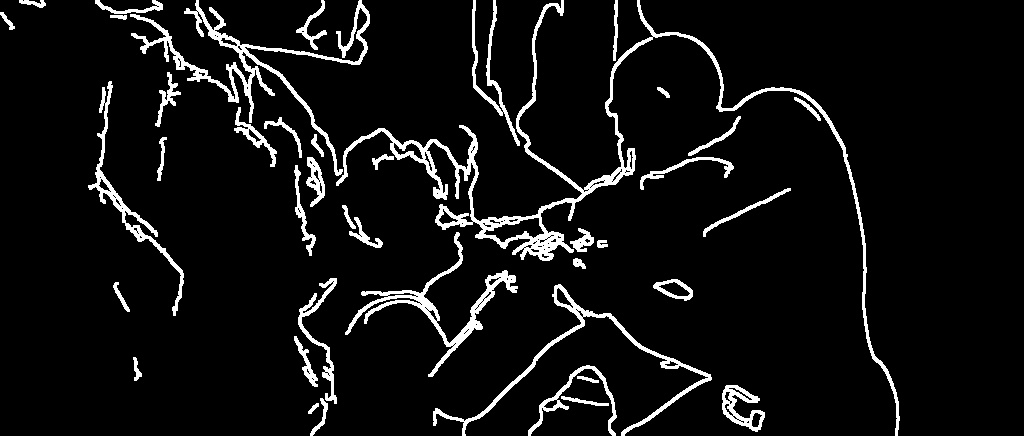
//> input picture CVTests/DepthMap/LAmCan.jpg, 1024 x 436 px, given in place of the camera
$ ./CannyDetector_demo   (built with g++ and OpenCV 4)
//> lines starting //> are read from the running program, lines starting //| are printed output that depends on the picture; after the words box and inside, x2 and y2 are one past the last pixel; in counts of white or black regions, pixels touching at a corner belong together
//> further down, tmp_frame is the input picture: 436 rows x 1024 cols, CV_8UC3; min 0, max 255, mean 17.1
### CVTests/CannyDetWCamNFloodAverage/sobol.h
// [19 lines of licence text are left out]

#ifndef SOBOL_H
#define SOBOL_H

#include <cassert>

namespace sobol {

struct Matrices
{
    static const unsigned num_dimensions = 1024;
    static const unsigned size = 52;
    static const unsigned matrices[];
};

// Compute one component of the Sobol'-sequence, where the component
// corresponds to the dimension parameter, and the index specifies
// the point inside the sequence. The scramble parameter can be used
// to permute elementary intervals, and might be chosen randomly to
// generate a randomized QMC sequence.
inline float sample(
    unsigned long long index,
    const unsigned dimension,
    const unsigned scramble = 0U)
{
    assert(dimension < Matrices::num_dimensions);

    unsigned result = scramble;
    for (unsigned i = dimension * Matrices::size; index; index >>= 1, ++i)
    {
        if (index & 1)
            result ^= Matrices::matrices[i];
    }

    return result * (1.f / (1ULL << 32));
}

} // namespace sobol

#endif

### CVTests/CannyDetWCamNCircleAverage/CannyDetector_demo.cpp
#include "opencv2/imgproc/imgproc.hpp"
#include "opencv2/highgui/highgui.hpp"
#include "opencv2/imgcodecs.hpp"
#include "opencv2/videoio.hpp"
#include "opencv2/video/background_segm.hpp"
#include "sobol.h"
#include <stdlib.h>
#include <stdio.h>
#include <iostream>

using namespace cv;
using namespace std;

/// Global variables

Mat tmp_frame, src_gray;
Mat dst, detected_edges;
Mat circle_mask;

VideoCapture cap;

int edgeThresh = 1;
int lowThreshold = 100;
int const max_lowThreshold = 100;
int ratio = 3;
int kernel_size = 3;

Mat image, mask;
int loDiff = 0, upDiff = 0;
int connectivity = 4;
int newMaskVal = 255;
int flags = connectivity + (newMaskVal << 8) +
                FLOODFILL_FIXED_RANGE;

int dilation_type = MORPH_RECT;
int dilation_size = 1;

int blur_kernel = 3;
int max_blur_kernel = 10;
/**
 * @function CannyThreshold
 * @brief Trackbar callback - Canny thresholds input with a ratio 1:3
 */

void CannyThreshold(int, void*)
{
  vector<vector<Point> > contours;
  vector<Vec4i> hierarchy;

  /// Reduce noise with a kernel 3x3
  blur( src_gray, detected_edges, Size(blur_kernel,blur_kernel) );
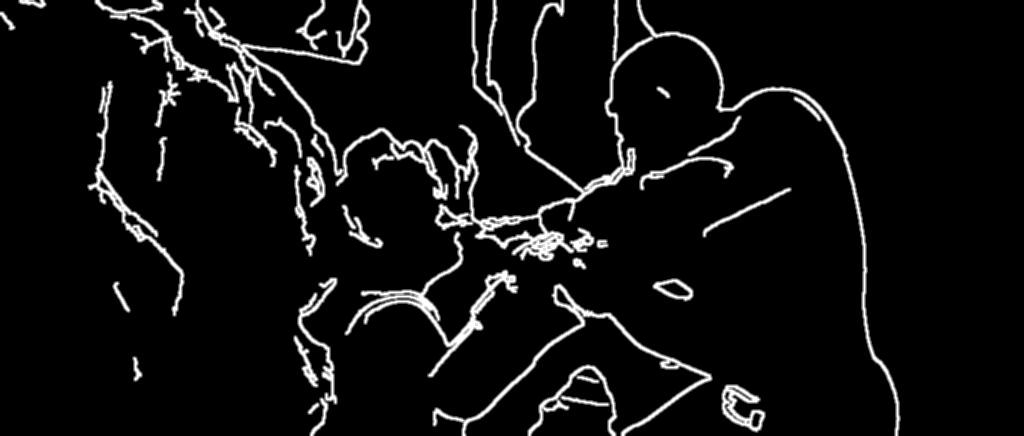
//> detected_edges: 436 rows x 1024 cols, CV_8UC1; min 0, max 255, mean 17.1

  /// Canny detector
  Canny( detected_edges, detected_edges, lowThreshold, lowThreshold*ratio, kernel_size );
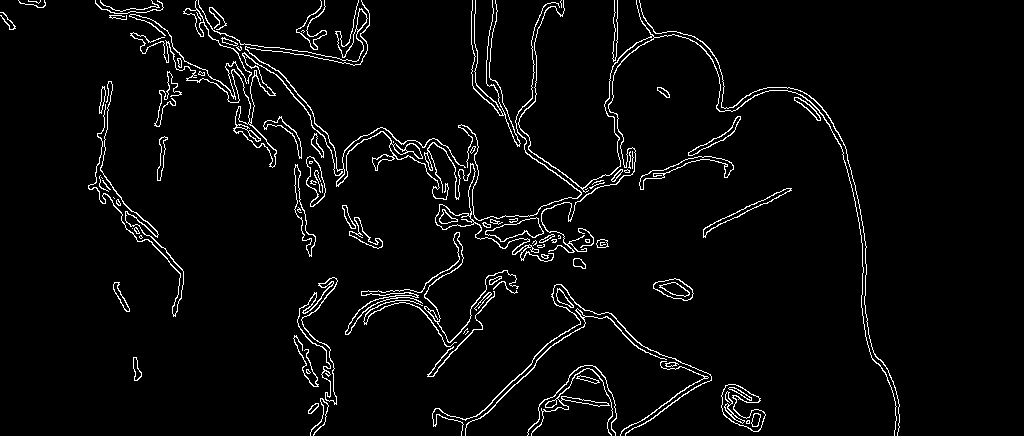
//> detected_edges: 436 rows x 1024 cols, CV_8UC1; 3.9% white in thin lines or dots, all inside (x1, y1, x2, y2) = (0, 0, 900, 436)
  Mat element = getStructuringElement( dilation_type,
                                       Size( 2*dilation_size + 1, 2*dilation_size+1 ),
                                       Point( dilation_size, dilation_size ) );
  /// Apply the dilation operation
  dilate( detected_edges, dst, element );
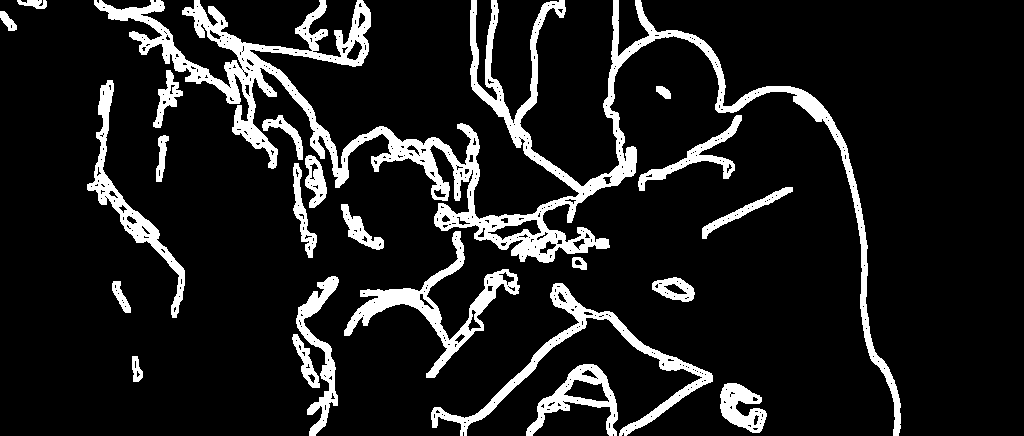
//> dst: 436 rows x 1024 cols, CV_8UC1; 12% white; 23 white regions, largest, box (x1, y1, x2, y2) and area: (94, 0, 901, 436) 28294, (431, 283, 713, 436) 4413, (344, 231, 520, 378) 4240
  cvtColor(dst, dst, CV_GRAY2RGB);
  // [20 lines of commented-out code are left out]

  for (unsigned long long i = 0; i < 400; ++i)
    {
        int x = tmp_frame.cols * sobol::sample(i, 0);
        int y = tmp_frame.rows * sobol::sample(i, 1);
        //cout << "sobol(" << i << ") = (" << x << ", " << y << ")" << endl;
        Point seed = Point(x, y);
        if(dst.at<Vec3b>(seed)[0] == 0 && dst.at<Vec3b>(seed)[1] == 0 && dst.at<Vec3b>(seed)[2] == 0)
        {
          circle_mask = 0;
          circle(circle_mask,seed,25,(255,255,255),-1);
//> (the run ends here: the program stops with an error, at `Scalar newVal = mean(tmp_frame,circle_mask);`)

$ run again, on CVTests/DepthMap/Left2.jpg
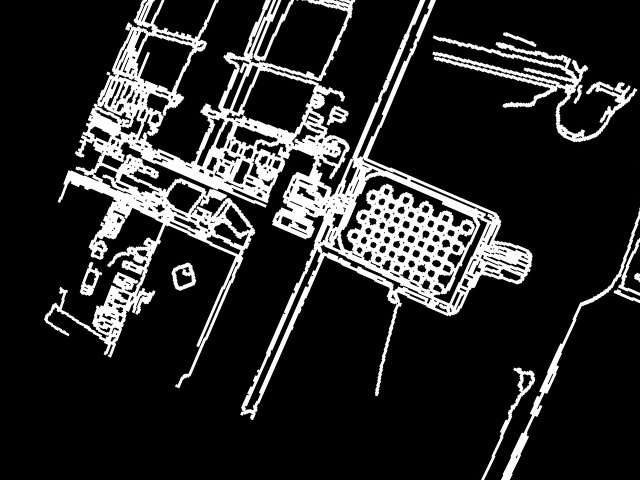
//> input picture CVTests/DepthMap/Left2.jpg, 640 x 480 px, given in place of the camera
//> tmp_frame is the input picture: 480 rows x 640 cols, CV_8UC3; min 0, max 255, mean 41.3
//> in CannyThreshold, `Canny( detected_edges, detected_edges, lowThreshold, lowThreshold*rati..`:
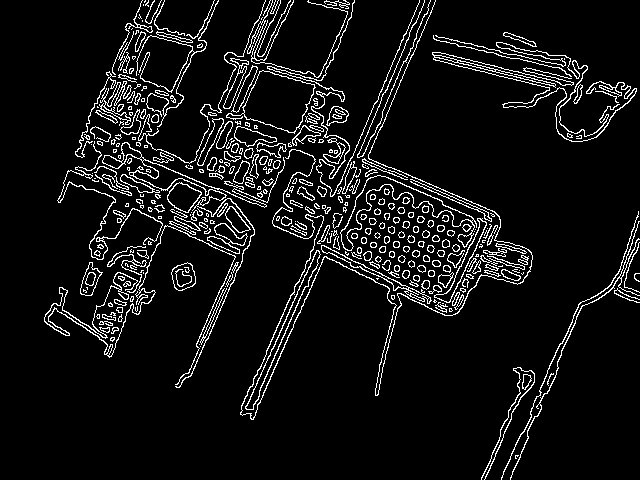
//> detected_edges: 480 rows x 640 cols, CV_8UC1; 7.4% white in thin lines or dots
//> in CannyThreshold, `dilate( detected_edges, dst, element );`:
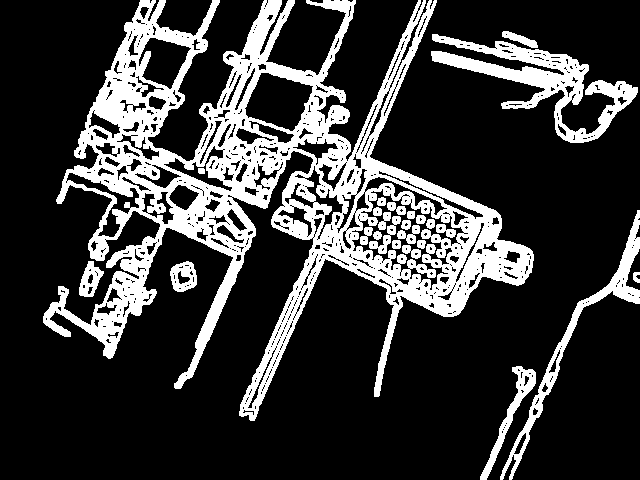
//> dst: 480 rows x 640 cols, CV_8UC1; 22.3% white; 25 white regions, largest, box (x1, y1, x2, y2) and area: (43, 0, 534, 421) 54866, (431, 34, 638, 143) 6165, (500, 210, 640, 480) 3027
